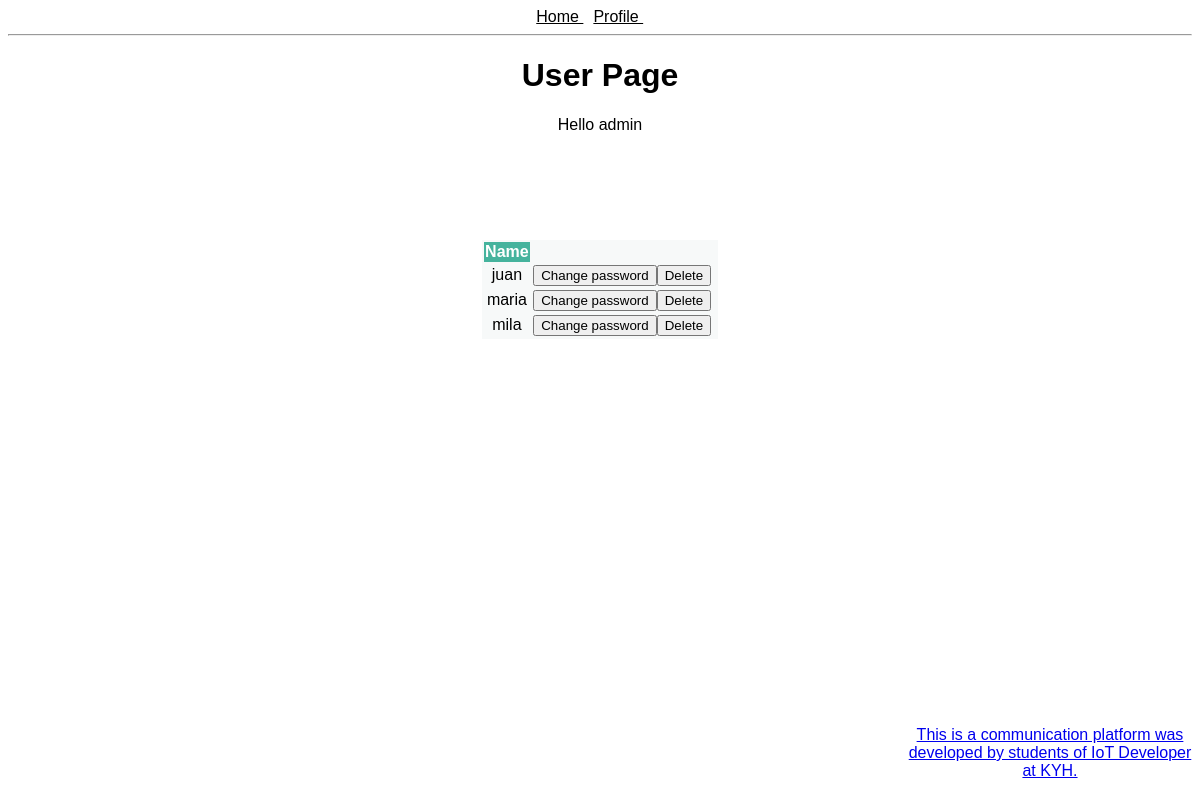
Screenshot of /profile (signed in) with the database file from the repository.
### models.py (models this page shows, shortened)
class User(db.Model):
    id = db.Column(db.Integer, primary_key=True, autoincrement=True)
    name = db.Column(db.String(150))
    email = db.Column(db.String(150), unique=True)
    password = db.Column(db.String(100))
    admin = db.Column(db.BOOLEAN, default=False)
    online = db.Column(db.BOOLEAN, default=False)
    sent_messages = db.relationship('Message', backref='sender', lazy=True)
    recv_messages = db.relationship('Message', secondary=message_recv, lazy='subquery',
                                    backref=db.backref('receivers', lazy=True))

### blueprints/user/__init__.py (the view)
@bp_user.get('/profile')
@login_required
def user_get():
    users = get_all_but_current_users()
    return render_template('user.html', users=users)

### app.py (called while the page is built)
def create_app():
    app = Flask(__name__)
    app.config['SECRET_KEY'] = '123secret'
    app.config['SQLALCHEMY_TRACK_MODIFICATIONS'] = False
    app.config['SQLALCHEMY_DATABASE_URI'] = 'sqlite:///db.sqlite'
    db.init_app(app)
    login_manager = LoginManager()
    login_manager.init_app(app)
    @login_manager.user_loader
    def load_user(user_id):
        from models import User
        return User.query.filter_by(id=user_id).first()
    from blueprints.open import bp_open
    app.register_blueprint(bp_open)
    from blueprints.user import bp_user
    app.register_blueprint(bp_user)
    from blueprints.admin import bp_admin
    app.register_blueprint(bp_admin)
    from blueprints.ajax import bp_ajax
    app.register_blueprint(bp_ajax)
    from blueprints.api import bp_api
    app.register_blueprint(bp_api, url_prefix='/api/v1.0')
    return app

### controllers/user_controller.py (called while the page is built)
def get_all_but_current_users():
    from models import User
    user = current_user
    return User.query.filter(User.id != user.id).all()

### templates/user.html (shortened to what this page needs)
{% extends "base-template.html" %}
{% block content %}
    <h1 id="main-heading">User Page</h1>
    <p>Hello {{ current_user.name }}</p>
    <br />
    <br />
    <br />
    <br />
    <br />
    {% if current_user.admin == 1 %}
        <table class="center">
            <tr>
                <th>Name</th>
            </tr>
            {% for user in users %}
                <tr>
                    <td><a>{{ user.name }}</a></td>
                    <td class="center-content">
                        <button onclick="location.href='{{ url_for('bp_admin.change_password_get', user_id=user.id) }}'">Change password</button>
                        <form action="{{ url_for('bp_admin.delete_user', user_id=user.id) }}" method="POST">
                            <input type="submit" value="Delete" />
                        </form>
                    </td>
                </tr>
            {% endfor %}
        </table>
    {% else %}
            <button class="button button3" onclick="alertMessage()">Update your email</button>
            <button class="button button3" onclick="alertMessage()">Update your name</button>
    {% endif %}
{% endblock %}

### static/css/main.css (style rules this page uses)
body { background-color: white; text-align: center; font-family: Arial, Helvetica, sans-serif; }
.center { margin-left: auto; margin-right: auto; }
table { align-items: center; width: 20%; background-color: #F7F9F9; }
th { background: #45B39D; color: white; }
.center-content { display: flex; align-items: center; align-content: center; }

### rows the page displays
User: name "admin"
User: name "juan"
User: name "maria"
User: name "mila"
